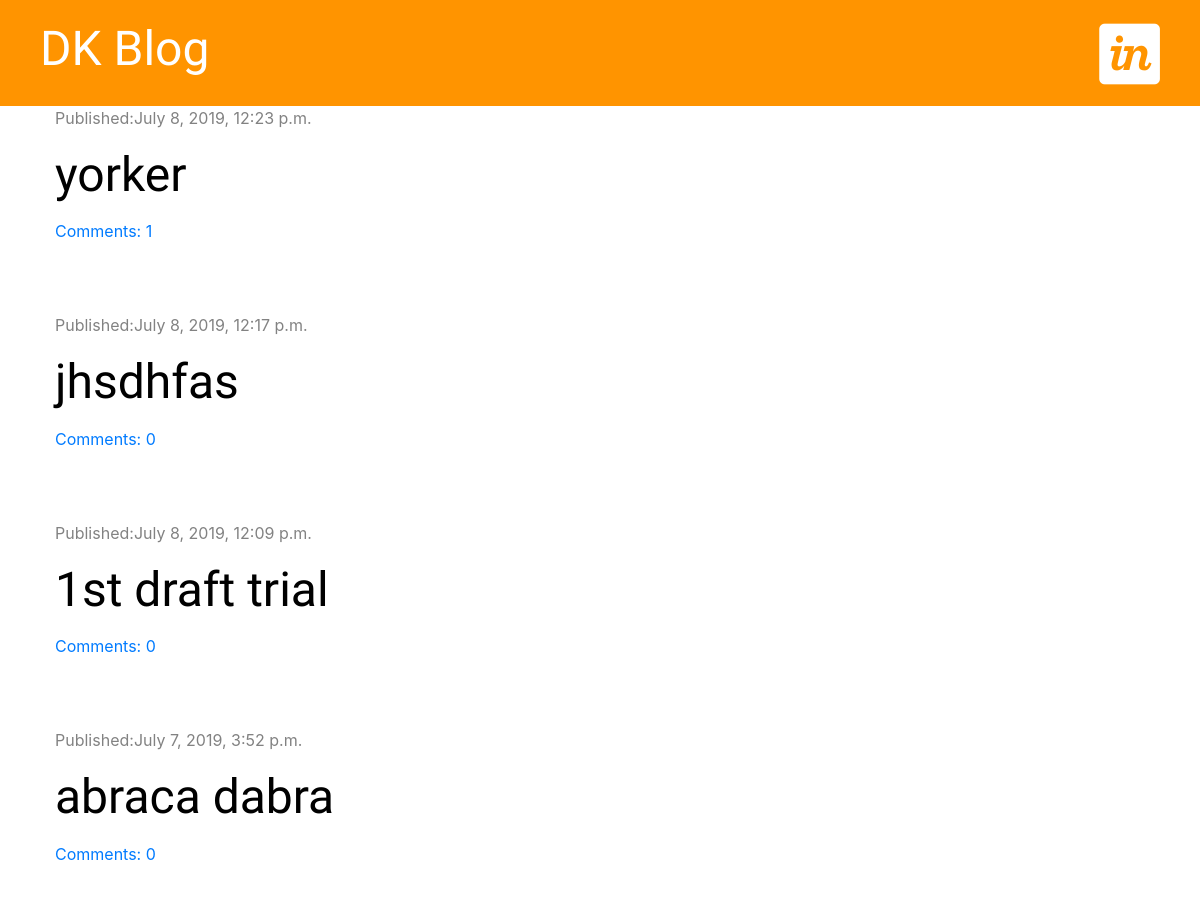
The app's page / (upper part), older data.
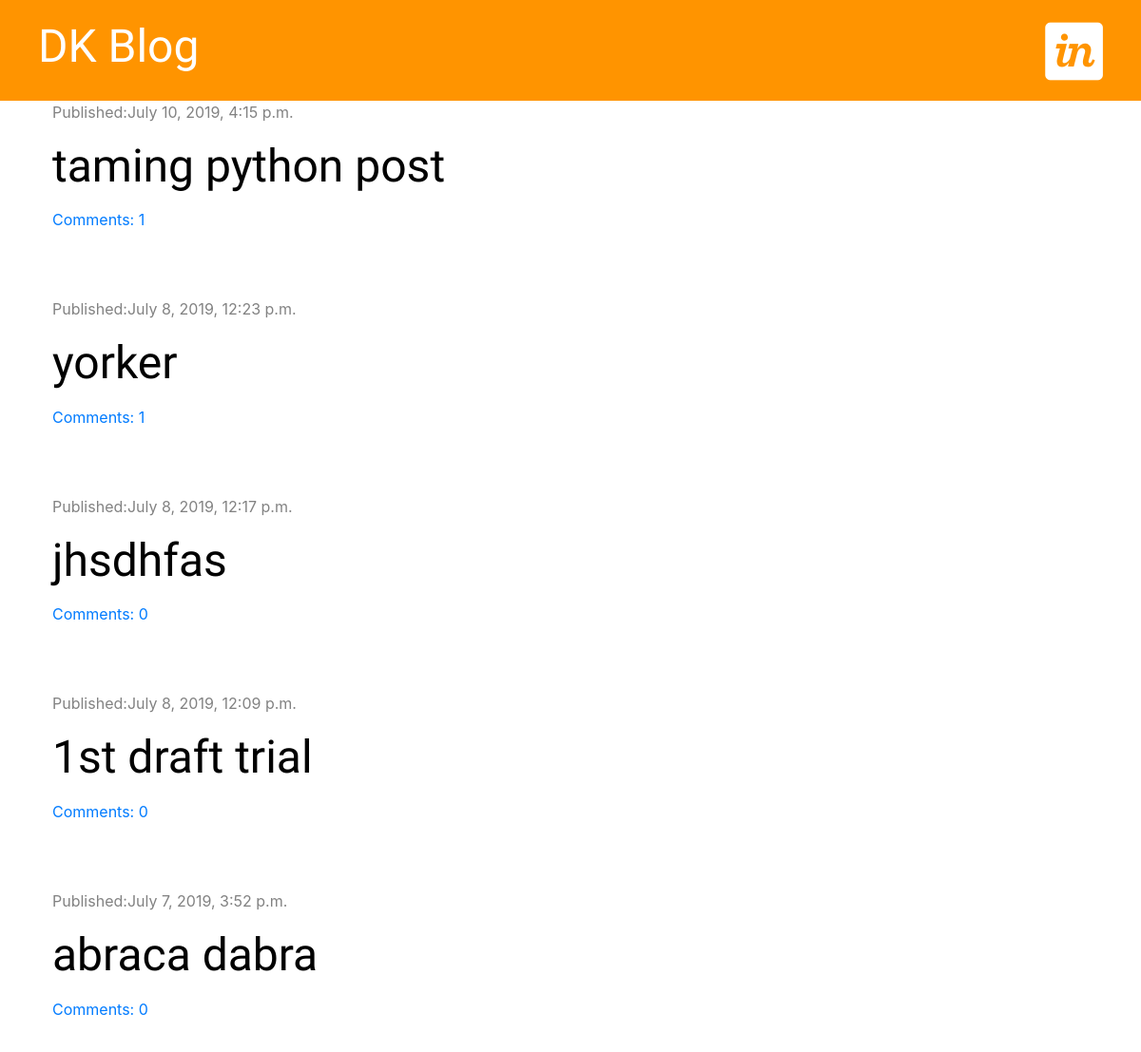
The same page, newer data.
### blog/models.py (models this page shows, shortened)
class Post(models.Model):
    author = models.ForeignKey('auth.User' , on_delete=models.CASCADE)
    title = models.CharField(max_length=200)
    text = models.TextField()
    created_date = models.DateTimeField(default=timezone.now)
    published_date = models.DateTimeField(blank=True, null=True)
    def approved_comments(self):
        return self.comments.filter(approved=True)

### blog/views.py (the view)
# urls.py: path('', views.post_list, name='post_list'),
def post_list(request):
    posts = Post.objects.filter(published_date__lte=timezone.now()).order_by('-published_date')
    stuff_for_frontend = {'posts': posts}
    return render(request, 'blog/post_list.html', stuff_for_frontend)

### blog/templatetags/markdownify.py (called while the page is built)
@register.filter
def markdown(value):
    renderer = HighlightRenderer()
    markdown = mistune.Markdown(renderer=renderer)
    return markdown(value)

### blog/templates/blog/post_list.html (shortened to what this page needs)
{% extends 'blog/base.html'%}
{% load markdownify %}
{% block content%}
{% for post in posts %}
<div class="post">
    <div class="date">
        <p>Published:{{post.published_date}}</p>
    </div>
    <h1><a href="{% url 'post_detail' pk=post.pk %}">{{post.title}}</a></h1>
    <a href="{% url 'post_detail' pk=post.pk %}">Comments: {{post.approved_comments.count}}</a>
</div>
{% endfor %}
{% endblock %}

Row changes from the older to the newer data that the page shows:
added Post: published_date "July 10, 2019, 4:15 p.m.", title "taming python post", approved_comments.count "1"
